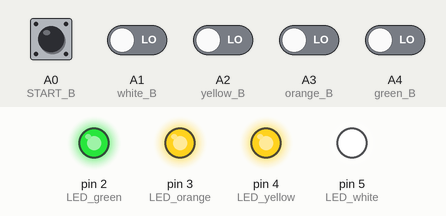
The sketch below on a simulated Arduino Uno, built with avr-gcc and run on an emulated ATmega328P. Shown: output pins drawn as LEDs (lit = HIGH). Dashed ring = blinking. Inputs (shaded band) come from the test bench; at power-on: A0 (START_B), A1 (white_B), A2 (yellow_B), A3 (orange_B), A4 (green_B) LOW. Random numbers use the default seed unless the sketch sets one.

Above: at 1.2 s.
1.3 s: A0 (START_B) pulled HIGH for 0.15 s
At 2.9 s:
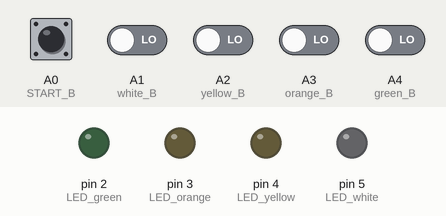
3.8 s: A1 (white_B) driven HIGH
At 4.35 s:
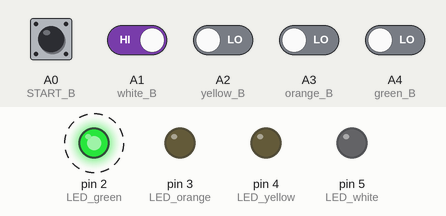
6.8 s: A0 (START_B) pulled HIGH for 1 s
At 7.5 s:
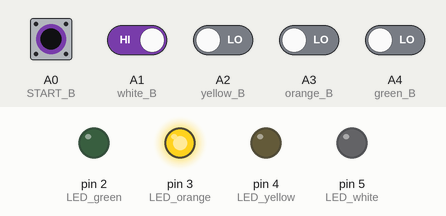
10.0 s: A0 (START_B) driven HIGH and A1 (white_B) driven LOW and A2 (yellow_B) driven HIGH and A3 (orange_B) driven HIGH and A4 (green_B) driven HIGH
At 10.8 s:
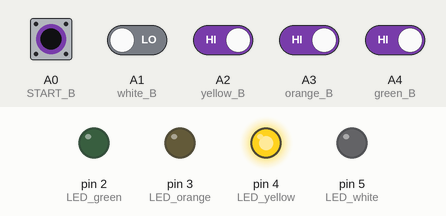
13.0 s: A0 (START_B) driven LOW
14.7 s: A0 (START_B) driven HIGH
At 16.35 s:
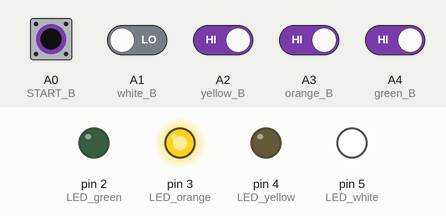
Timing chart, 0 to 49.4 s (numbered marks = the images above; inputs shaded):
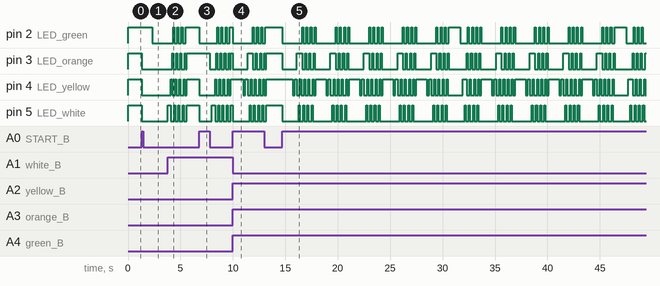

The sketch:

Simson_says_game_DONE.ino
```cpp
#define START_B   A0
#define white_B   A1
#define yellow_B   A2
#define orange_B   A3
#define green_B   A4

#define LED_white 5
#define LED_yellow 4
#define LED_orange 3
#define LED_green 2

#define MaxRound 10
int theLED[MaxRound];
int LEDs[MaxRound];
int waitTime=1000;
int level=1;


void setup() {
  // put your setup code here, to run once:
  pinMode (START_B, INPUT);//A0
  pinMode (white_B, INPUT);//A1
  pinMode (yellow_B, INPUT);//A2
  pinMode (orange_B, INPUT);//A3
  pinMode (green_B, INPUT);//A4

  pinMode (LED_white, OUTPUT);//white_5
  pinMode (LED_yellow, OUTPUT);//yellow_4
  pinMode (LED_orange, OUTPUT);//orange_3
  pinMode (LED_green, OUTPUT);//green_2

}

void loop() {
  // put your main code here, to run repeatedly:

  /*if (digitalRead (START_B) == LOW){
    spark();
  }*/
  if (level == 1)
  {
    digitalWrite(LED_white, HIGH);
    digitalWrite(LED_yellow, HIGH);
    digitalWrite(LED_orange, HIGH);
    digitalWrite(LED_green, HIGH);
    randomPLAY();
  }

if (digitalRead (START_B) == HIGH || level !=1){
  //allLIGHT();
  gameStart();
  LEDmatch();
  //randomPLAY();
}
}

void gameStart(){
  digitalWrite(LED_white, LOW);
  digitalWrite(LED_yellow, LOW);
  digitalWrite(LED_orange, LOW);
  digitalWrite(LED_green, LOW);

  for (int i = 0; i < level; i++)
  {

    digitalWrite(LEDs[i], HIGH);
    delay(waitTime);
    digitalWrite(LEDs[i], LOW);
    delay(200);
   }
}

void LEDmatch(){

  int flag = 0;

  for (int i=0; i<level; i++){
    flag = 0;
    while (flag == 0){

       if (digitalRead(white_B) == HIGH)
       {
         digitalWrite(LED_white, HIGH);
         theLED[i] = LED_white;
         flag = 1;
         delay(200);
         if (theLED[i] != LEDs[i])
         {
           WRONG();
           return;
         }
        digitalWrite(LED_white, LOW);
      }

        if (digitalRead(yellow_B) == HIGH)
       {
         digitalWrite(LED_yellow, HIGH);
         theLED[i] = LED_yellow;
         flag = 1;
         delay(200);
         if (theLED[i] != LEDs[i])
         {
           WRONG();
           return;
         }
        digitalWrite(LED_yellow, LOW);
      }

        if (digitalRead(orange_B) == HIGH)
       {
         digitalWrite(LED_orange, HIGH);
         theLED[i] = LED_orange;
         flag = 1;
         delay(200);
         if (theLED[i] != LEDs[i])
         {
           WRONG();
           return;
         }
        digitalWrite(LED_orange, LOW);
      }

        if (digitalRead(green_B) == HIGH)
       {
         digitalWrite(LED_green, HIGH);
         theLED[i] = LED_green;
         flag = 1;
         delay(200);
         if (theLED[i] != LEDs[i])
         {
           WRONG();
           return;
         }
        digitalWrite(LED_green, LOW);
      }
    }
  }
  CORRECT();
}

void randomPLAY(){
  randomSeed(millis());
    for (int i = 0; i < MaxRound; i++)
  {

    LEDs[i] = random(2,5);
  }
}

void CORRECT(){
  allOFF();
  delay(200);
  allLIGHT();
  delay(1000);
  allOFF();
  delay(200);

  if (level < MaxRound){
    level++;
    waitTime -= 50;
  }
  else {
    for (int n=0; n< 5 ; n++){
      digitalWrite (LED_white,HIGH);
      digitalWrite (LED_yellow,LOW);
      digitalWrite (LED_orange,LOW);
      digitalWrite (LED_green,LOW);
      delay (100);
      digitalWrite (LED_white,LOW);
      digitalWrite (LED_yellow,HIGH);
      digitalWrite (LED_orange,LOW);
      digitalWrite (LED_green,LOW);
      delay (100);
      digitalWrite (LED_white,LOW);
      digitalWrite (LED_yellow,LOW);
      digitalWrite (LED_orange,HIGH);
      digitalWrite (LED_green,LOW);
      delay (100);
      digitalWrite (LED_white,LOW);
      digitalWrite (LED_yellow,LOW);
      digitalWrite (LED_orange,LOW);
      digitalWrite (LED_green,HIGH);
      delay (100);
      allOFF();
    }
    level=1;
  }
}

void WRONG(){
  for (int i=0; i<4; i++){
  spark();
  }
  level=1;
}

void spark(){
    digitalWrite (LED_green,LOW);
    digitalWrite (LED_white,HIGH);
    delay(100);
    digitalWrite (LED_white,LOW);
    digitalWrite (LED_yellow,HIGH);
    delay(100);
    digitalWrite (LED_yellow,LOW);
    digitalWrite (LED_orange,HIGH);
    delay(100);
    digitalWrite (LED_orange,LOW);
    digitalWrite (LED_green,HIGH);
    delay(100);
}
void allLIGHT(){
    digitalWrite (LED_white,HIGH);
    digitalWrite (LED_yellow,HIGH);
    digitalWrite (LED_orange,HIGH);
    digitalWrite (LED_green,HIGH);

}

void allOFF(){
    digitalWrite (LED_white,LOW);
    digitalWrite (LED_yellow,LOW);
    digitalWrite (LED_orange,LOW);
    digitalWrite (LED_green,LOW);

}
```

Measured:
- after the input at 1.3 s, pin 2 (LED_green): HIGH → LOW after 1.0 s; pin 3 (LED_orange), pin 4 (LED_yellow), pin 5 (LED_white): HIGH → LOW at once
- after the input at 3.8 s, pin 2 (LED_green): alternates HIGH for 0.10 s and LOW for 0.30 s, 7 changes in all, then stays HIGH, starting after 0.50 s; pin 3 (LED_orange): goes 3 × (HIGH 0.10 s, LOW 0.30 s), HIGH 0.10 s, LOW 0.10 s, then HIGH, starting after 0.40 s
- after the input at 6.8 s, pin 2 (LED_green): HIGH → LOW at once, then repeats every 0.40 s: HIGH 0.10 s, LOW 0.30 s; pin 3 (LED_orange): goes LOW 0.60 s, 3 × (HIGH 0.10 s, LOW 0.30 s), HIGH 0.10 s, LOW 0.10 s, then HIGH, starting after 1.0 s
- after the input at 10.0 s, pin 2 (LED_green): HIGH → LOW at once, then repeats every 0.40 s: HIGH 0.10 s, LOW 0.30 s; pin 3 (LED_orange): goes LOW 1.4 s, HIGH 0.50 s, LOW 0.30 s, HIGH 0.10 s, LOW 0.30 s, HIGH 0.10 s, then LOW, starting at once
- after the input at 14.7 s, pin 2 (LED_green), pin 3 (LED_orange): HIGH → LOW at once, then moves between LOW and HIGH, repeating every 15.8 s
